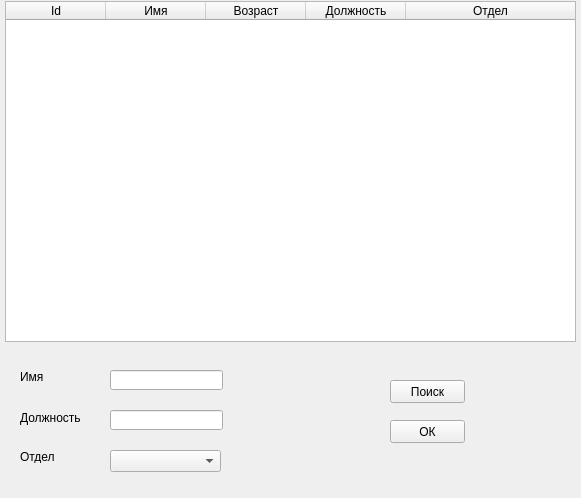
<?xml version="1.0" encoding="UTF-8"?>
<ui version="4.0">
 <class>SearchWindow</class>
 <widget class="QDialog" name="SearchWindow">
  <property name="geometry">
   <rect>
    <x>0</x>
    <y>0</y>
    <width>581</width>
    <height>498</height>
   </rect>
  </property>
  <property name="windowTitle">
   <string>Поиск сотрудников</string>
  </property>
  <widget class="QTableWidget" name="searchTable">
   <property name="geometry">
    <rect>
     <x>5</x>
     <y>1</y>
     <width>571</width>
     <height>341</height>
    </rect>
   </property>
   <property name="contextMenuPolicy">
    <enum>Qt::ActionsContextMenu</enum>
   </property>
   <property name="editTriggers">
    <set>QAbstractItemView::NoEditTriggers</set>
   </property>
   <property name="tabKeyNavigation">
    <bool>false</bool>
   </property>
   <property name="dragDropOverwriteMode">
    <bool>true</bool>
   </property>
   <property name="alternatingRowColors">
    <bool>true</bool>
   </property>
   <property name="selectionMode">
    <enum>QAbstractItemView::SingleSelection</enum>
   </property>
   <property name="selectionBehavior">
    <enum>QAbstractItemView::SelectRows</enum>
   </property>
   <property name="sortingEnabled">
    <bool>true</bool>
   </property>
   <attribute name="horizontalHeaderStretchLastSection">
    <bool>true</bool>
   </attribute>
   <column>
    <property name="text">
     <string>Id</string>
    </property>
   </column>
   <column>
    <property name="text">
     <string>Имя</string>
    </property>
   </column>
   <column>
    <property name="text">
     <string>Возраст</string>
    </property>
   </column>
   <column>
    <property name="text">
     <string>Должность</string>
    </property>
   </column>
   <column>
    <property name="text">
     <string>Отдел</string>
    </property>
   </column>
  </widget>
  <widget class="QLineEdit" name="nameLine">
   <property name="geometry">
    <rect>
     <x>110</x>
     <y>370</y>
     <width>113</width>
     <height>20</height>
    </rect>
   </property>
  </widget>
  <widget class="QLineEdit" name="jobLine">
   <property name="geometry">
    <rect>
     <x>110</x>
     <y>410</y>
     <width>113</width>
     <height>20</height>
    </rect>
   </property>
  </widget>
  <widget class="QComboBox" name="departmentBox">
   <property name="geometry">
    <rect>
     <x>110</x>
     <y>450</y>
     <width>111</width>
     <height>22</height>
    </rect>
   </property>
  </widget>
  <widget class="QLabel" name="label">
   <property name="geometry">
    <rect>
     <x>20</x>
     <y>370</y>
     <width>47</width>
     <height>13</height>
    </rect>
   </property>
   <property name="text">
    <string>Имя</string>
   </property>
  </widget>
  <widget class="QLabel" name="label_2">
   <property name="geometry">
    <rect>
     <x>20</x>
     <y>410</y>
     <width>61</width>
     <height>16</height>
    </rect>
   </property>
   <property name="text">
    <string>Должность</string>
   </property>
  </widget>
  <widget class="QLabel" name="label_3">
   <property name="geometry">
    <rect>
     <x>20</x>
     <y>450</y>
     <width>47</width>
     <height>13</height>
    </rect>
   </property>
   <property name="text">
    <string>Отдел</string>
   </property>
  </widget>
  <widget class="QPushButton" name="searchButton">
   <property name="geometry">
    <rect>
     <x>390</x>
     <y>380</y>
     <width>75</width>
     <height>23</height>
    </rect>
   </property>
   <property name="text">
    <string>Поиск</string>
   </property>
   <property name="autoDefault">
    <bool>false</bool>
   </property>
  </widget>
  <widget class="QPushButton" name="exitButton">
   <property name="geometry">
    <rect>
     <x>390</x>
     <y>420</y>
     <width>75</width>
     <height>23</height>
    </rect>
   </property>
   <property name="text">
    <string>ОК</string>
   </property>
   <property name="autoDefault">
    <bool>false</bool>
   </property>
  </widget>
  <action name="actionEdit">
   <property name="text">
    <string>Изменить</string>
   </property>
  </action>
  <action name="actionDelete">
   <property name="text">
    <string>Удалить</string>
   </property>
  </action>
 </widget>
 <resources/>
 <connections/>
</ui>
